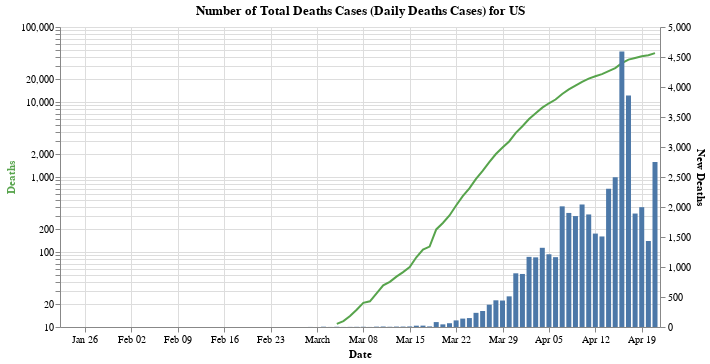

The notebook cell saved with this chart:
### Code cell
#hide_input
_new_bar = alt.Chart(df_country_cases).mark_bar().encode(
    alt.X('Date:T'),
    alt.Y('New Deaths:Q'),
    tooltip = list(df_country_cases)
)

_total_line = alt.Chart(df_country_cases[df_country_cases['Deaths'] > 10]).mark_line(color='#57A44C').encode(
    alt.X('Date:T'),
    alt.Y('Deaths:Q', axis=alt.Axis(titleColor='#57A44C'), scale=alt.Scale(type='log')),
    tooltip = list(df_country_cases)
)

alt.layer(_total_line, _new_bar).properties(
    width = 600,
    title = f'Number of Total Deaths Cases (Daily Deaths Cases) for {country}'
).resolve_scale(y='independent')

### Figure 1 — Vega-Lite specification as saved in the notebook (floating-point values rounded to 4 significant figures)
{"config": {"view": {"continuousWidth": 400, "continuousHeight": 300}}, "layer": [{"data": {"name": "data-5267c8c512aa76967c2a966469cccd41"}, "mark": {"type": "line", "color": "#57A44C"}, "encoding": {"tooltip": [{"type": "temporal", "field": "Date"}, {"type": "quantitative", "field": "Cases"}, {"type": "quantitative", "field": "Deaths"}, {"type": "quantitative", "field": "Recovered"}, {"type": "quantitative", "field": "Active"}, {"type": "quantitative", "field": "New Cases"}, {"type": "quantitative", "field": "New Deaths"}, {"type": "quantitative", "field": "New Recovered"}, {"type": "quantitative", "field": "New Active"}, {"type": "quantitative", "field": "Deaths_Rate"}, {"type": "quantitative", "field": "Recovered_Rate"}], "x": {"type": "temporal", "field": "Date"}, "y": {"type": "quantitative", "axis": {"titleColor": "#57A44C"}, "field": "Deaths", "scale": {"type": "log"}}}}, {"data": {"name": "data-63439063bc360e5303772d8eb6285d15"}, "mark": "bar", "encoding": {"tooltip": [{"type": "temporal", "field": "Date"}, {"type": "quantitative", "field": "Cases"}, {"type": "quantitative", "field": "Deaths"}, {"type": "quantitative", "field": "Recovered"}, {"type": "quantitative", "field": "Active"}, {"type": "quantitative", "field": "New Cases"}, {"type": "quantitative", "field": "New Deaths"}, {"type": "quantitative", "field": "New Recovered"}, {"type": "quantitative", "field": "New Active"}, {"type": "quantitative", "field": "Deaths_Rate"}, {"type": "quantitative", "field": "Recovered_Rate"}], "x": {"type": "temporal", "field": "Date"}, "y": {"type": "quantitative", "field": "New Deaths"}}}], "resolve": {"scale": {"y": "independent"}}, "title": "Number of Total Deaths Cases (Daily Deaths Cases) for US", "width": 600, "$schema": "https://vega.github.io/schema/vega-lite/v4.8.1.json", "datasets": {"data-5267c8c512aa76967c2a966469cccd41": [{"Date": "2020-03-04T00:00:00", "Cases": 149, "Deaths": 11, "Recovered": 7, "Active": 131, "New Cases": 31.0, "New Deaths": 4.0, "New Recovered": 0.0, "New Active": 27.0, "Deaths_Rate": 0.07383, "Recovered_Rate": 0.04698}, {"Date": "2020-03-05T00:00:00", "Cases": 217, "Deaths": 12, "Recovered": 7, "Active": 198, "New Cases": 68.0, "New Deaths": 1.0, "New Recovered": 0.0, "New Active": 67.0, "Deaths_Rate": 0.0553, "Recovered_Rate": 0.03226}, {"Date": "2020-03-06T00:00:00", "Cases": 262, "Deaths": 14, "Recovered": 7, "Active": 241, "New Cases": 45.0, "New Deaths": 2.0, "New Recovered": 0.0, "New Active": 43.0, "Deaths_Rate": 0.05344, "Recovered_Rate": 0.02672}, {"Date": "2020-03-07T00:00:00", "Cases": 402, "Deaths": 17, "Recovered": 7, "Active": 378, "New Cases": 140.0, "New Deaths": 3.0, "New Recovered": 0.0, "New Active": 137.0, "Deaths_Rate": 0.04229, "Recovered_Rate": 0.01741}, {"Date": "2020-03-08T00:00:00", "Cases": 518, "Deaths": 21, "Recovered": 7, "Active": 490, "New Cases": 116.0, "New Deaths": 4.0, "New Recovered": 0.0, "New Active": 112.0, "Deaths_Rate": 0.04054, "Recovered_Rate": 0.01351}, {"Date": "2020-03-09T00:00:00", "Cases": 583, "Deaths": 22, "Recovered": 7, "Active": 554, "New Cases": 65.0, "New Deaths": 1.0, "New Recovered": 0.0, "New Active": 64.0, "Deaths_Rate": 0.03774, "Recovered_Rate": 0.01201}, {"Date": "2020-03-10T00:00:00", "Cases": 959, "Deaths": 28, "Recovered": 8, "Active": 923, "New Cases": 376.0, "New Deaths": 6.0, "New Recovered": 1.0, "New Active": 369.0, "Deaths_Rate": 0.0292, "Recovered_Rate": 0.008342}, {"Date": "2020-03-11T00:00:00", "Cases": 1281, "Deaths": 36, "Recovered": 8, "Active": 1237, "New Cases": 322.0, "New Deaths": 8.0, "New Recovered": 0.0, "New Active": 314.0, "Deaths_Rate": 0.0281, "Recovered_Rate": 0.006245}, {"Date": "2020-03-12T00:00:00", "Cases": 1663, "Deaths": 40, "Recovered": 12, "Active": 1611, "New Cases": 382.0, "New Deaths": 4.0, "New Recovered": 4.0, "New Active": 374.0, "Deaths_Rate": 0.02405, "Recovered_Rate": 0.007216}, {"Date": "2020-03-13T00:00:00", "Cases": 2179, "Deaths": 47, "Recovered": 12, "Active": 2120, "New Cases": 516.0, "New Deaths": 7.0, "New Recovered": 0.0, "New Active": 509.0, "Deaths_Rate": 0.02157, "Recovered_Rate": 0.005507}, {"Date": "2020-03-14T00:00:00", "Cases": 2727, "Deaths": 54, "Recovered": 12, "Active": 2661, "New Cases": 548.0, "New Deaths": 7.0, "New Recovered": 0.0, "New Active": 541.0, "Deaths_Rate": 0.0198, "Recovered_Rate": 0.0044}, {"Date": "2020-03-15T00:00:00", "Cases": 3499, "Deaths": 63, "Recovered": 12, "Active": 3424, "New Cases": 772.0, "New Deaths": 9.0, "New Recovered": 0.0, "New Active": 763.0, "Deaths_Rate": 0.01801, "Recovered_Rate": 0.00343}, {"Date": "2020-03-16T00:00:00", "Cases": 4632, "Deaths": 85, "Recovered": 17, "Active": 4530, "New Cases": 1133.0, "New Deaths": 22.0, "New Recovered": 5.0, "New Active": 1106.0, "Deaths_Rate": 0.01835, "Recovered_Rate": 0.00367}, {"Date": "2020-03-17T00:00:00", "Cases": 6421, "Deaths": 108, "Recovered": 17, "Active": 6296, "New Cases": 1789.0, "New Deaths": 23.0, "New Recovered": 0.0, "New Active": 1766.0, "Deaths_Rate": 0.01682, "Recovered_Rate": 0.002648}, {"Date": "2020-03-18T00:00:00", "Cases": 7783, "Deaths": 118, "Recovered": 105, "Active": 7560, "New Cases": 1362.0, "New Deaths": 10.0, "New Recovered": 88.0, "New Active": 1264.0, "Deaths_Rate": 0.01516, "Recovered_Rate": 0.01349}, {"Date": "2020-03-19T00:00:00", "Cases": 13747, "Deaths": 200, "Recovered": 121, "Active": 13426, "New Cases": 5964.0, "New Deaths": 82.0, "New Recovered": 16.0, "New Active": 5866.0, "Deaths_Rate": 0.01455, "Recovered_Rate": 0.008802}, {"Date": "2020-03-20T00:00:00", "Cases": 19273, "Deaths": 244, "Recovered": 147, "Active": 18882, "New Cases": 5526.0, "New Deaths": 44.0, "New Recovered": 26.0, "New Active": 5456.0, "Deaths_Rate": 0.01266, "Recovered_Rate": 0.007627}, {"Date": "2020-03-21T00:00:00", "Cases": 25600, "Deaths": 307, "Recovered": 176, "Active": 25117, "New Cases": 6327.0, "New Deaths": 63.0, "New Recovered": 29.0, "New Active": 6235.0, "Deaths_Rate": 0.01199, "Recovered_Rate": 0.006875}, {"Date": "2020-03-22T00:00:00", "Cases": 33276, "Deaths": 417, "Recovered": 178, "Active": 32681, "New Cases": 7676.0, "New Deaths": 110.0, "New Recovered": 2.0, "New Active": 7564.0, "Deaths_Rate": 0.01253, "Recovered_Rate": 0.005349}, {"Date": "2020-03-23T00:00:00", "Cases": 43843, "Deaths": 557, "Recovered": 178, "Active": 43108, "New Cases": 10570.0, "New Deaths": 140.0, "New Recovered": 0.0, "New Active": 10430.0, "Deaths_Rate": 0.0127, "Recovered_Rate": 0.00406}, {"Date": "2020-03-24T00:00:00", "Cases": 53736, "Deaths": 706, "Recovered": 348, "Active": 52682, "New Cases": 9893.0, "New Deaths": 149.0, "New Recovered": 170.0, "New Active": 9574.0, "Deaths_Rate": 0.01314, "Recovered_Rate": 0.006476}, {"Date": "2020-03-25T00:00:00", "Cases": 65778, "Deaths": 942, "Recovered": 361, "Active": 64475, "New Cases": 12040.0, "New Deaths": 236.0, "New Recovered": 13.0, "New Active": 11790.0, "Deaths_Rate": 0.01432, "Recovered_Rate": 0.005488}, {"Date": "2020-03-26T00:00:00", "Cases": 83836, "Deaths": 1209, "Recovered": 681, "Active": 81946, "New Cases": 18060.0, "New Deaths": 267.0, "New Recovered": 320.0, "New Active": 17470.0, "Deaths_Rate": 0.01442, "Recovered_Rate": 0.008123}, {"Date": "2020-03-27T00:00:00", "Cases": 101657, "Deaths": 1581, "Recovered": 869, "Active": 99207, "New Cases": 17820.0, "New Deaths": 372.0, "New Recovered": 188.0, "New Active": 17260.0, "Deaths_Rate": 0.01555, "Recovered_Rate": 0.008548}, {"Date": "2020-03-28T00:00:00", "Cases": 121465, "Deaths": 2026, "Recovered": 1072, "Active": 118367, "New Cases": 19810.0, "New Deaths": 445.0, "New Recovered": 203.0, "New Active": 19160.0, "Deaths_Rate": 0.01668, "Recovered_Rate": 0.008826}, {"Date": "2020-03-29T00:00:00", "Cases": 140909, "Deaths": 2467, "Recovered": 2665, "Active": 135777, "New Cases": 19440.0, "New Deaths": 441.0, "New Recovered": 1593.0, "New Active": 17410.0, "Deaths_Rate": 0.01751, "Recovered_Rate": 0.01891}, {"Date": "2020-03-30T00:00:00", "Cases": 161831, "Deaths": 2978, "Recovered": 5644, "Active": 153209, "New Cases": 20920.0, "New Deaths": 511.0, "New Recovered": 2979.0, "New Active": 17430.0, "Deaths_Rate": 0.0184, "Recovered_Rate": 0.03488}, {"Date": "2020-03-31T00:00:00", "Cases": 188172, "Deaths": 3873, "Recovered": 7024, "Active": 177275, "New Cases": 26340.0, "New Deaths": 895.0, "New Recovered": 1380.0, "New Active": 24070.0, "Deaths_Rate": 0.02058, "Recovered_Rate": 0.03733}, {"Date": "2020-04-01T00:00:00", "Cases": 213372, "Deaths": 4757, "Recovered": 8474, "Active": 200141, "New Cases": 25200.0, "New Deaths": 884.0, "New Recovered": 1450.0, "New Active": 22870.0, "Deaths_Rate": 0.02229, "Recovered_Rate": 0.03971}, {"Date": "2020-04-02T00:00:00", "Cases": 243762, "Deaths": 5926, "Recovered": 9001, "Active": 228835, "New Cases": 30390.0, "New Deaths": 1169.0, "New Recovered": 527.0, "New Active": 28690.0, "Deaths_Rate": 0.02431, "Recovered_Rate": 0.03693}, {"Date": "2020-04-03T00:00:00", "Cases": 275586, "Deaths": 7087, "Recovered": 9707, "Active": 258792, "New Cases": 31820.0, "New Deaths": 1161.0, "New Recovered": 706.0, "New Active": 29960.0, "Deaths_Rate": 0.02572, "Recovered_Rate": 0.03522}, {"Date": "2020-04-04T00:00:00", "Cases": 308853, "Deaths": 8407, "Recovered": 14652, "Active": 285794, "New Cases": 33270.0, "New Deaths": 1320.0, "New Recovered": 4945.0, "New Active": 27000.0, "Deaths_Rate": 0.02722, "Recovered_Rate": 0.04744}, {"Date": "2020-04-05T00:00:00", "Cases": 337072, "Deaths": 9619, "Recovered": 17448, "Active": 310005, "New Cases": 28220.0, "New Deaths": 1212.0, "New Recovered": 2796.0, "New Active": 24210.0, "Deaths_Rate": 0.02854, "Recovered_Rate": 0.05176}, {"Date": "2020-04-06T00:00:00", "Cases": 366667, "Deaths": 10783, "Recovered": 19581, "Active": 336303, "New Cases": 29600.0, "New Deaths": 1164.0, "New Recovered": 2133.0, "New Active": 26300.0, "Deaths_Rate": 0.02941, "Recovered_Rate": 0.0534}, {"Date": "2020-04-07T00:00:00", "Cases": 397505, "Deaths": 12794, "Recovered": 21763, "Active": 362948, "New Cases": 30840.0, "New Deaths": 2011.0, "New Recovered": 2182.0, "New Active": 26640.0, "Deaths_Rate": 0.03219, "Recovered_Rate": 0.05475}, {"Date": "2020-04-08T00:00:00", "Cases": 429052, "Deaths": 14695, "Recovered": 23559, "Active": 390798, "New Cases": 31550.0, "New Deaths": 1901.0, "New Recovered": 1796.0, "New Active": 27850.0, "Deaths_Rate": 0.03425, "Recovered_Rate": 0.05491}, {"Date": "2020-04-09T00:00:00", "Cases": 462780, "Deaths": 16544, "Recovered": 25410, "Active": 420826, "New Cases": 33730.0, "New Deaths": 1849.0, "New Recovered": 1851.0, "New Active": 30030.0, "Deaths_Rate": 0.03575, "Recovered_Rate": 0.05491}, {"Date": "2020-04-10T00:00:00", "Cases": 496535, "Deaths": 18586, "Recovered": 28790, "Active": 449159, "New Cases": 33760.0, "New Deaths": 2042.0, "New Recovered": 3380.0, "New Active": 28330.0, "Deaths_Rate": 0.03743, "Recovered_Rate": 0.05798}, {"Date": "2020-04-11T00:00:00", "Cases": 526396, "Deaths": 20462, "Recovered": 31270, "Active": 474664, "New Cases": 29860.0, "New Deaths": 1876.0, "New Recovered": 2480.0, "New Active": 25500.0, "Deaths_Rate": 0.03887, "Recovered_Rate": 0.0594}, {"Date": "2020-04-12T00:00:00", "Cases": 555313, "Deaths": 22019, "Recovered": 32988, "Active": 500306, "New Cases": 28920.0, "New Deaths": 1557.0, "New Recovered": 1718.0, "New Active": 25640.0, "Deaths_Rate": 0.03965, "Recovered_Rate": 0.0594}, {"Date": "2020-04-13T00:00:00", "Cases": 580619, "Deaths": 23528, "Recovered": 43482, "Active": 513609, "New Cases": 25310.0, "New Deaths": 1509.0, "New Recovered": 10490.0, "New Active": 13300.0, "Deaths_Rate": 0.04052, "Recovered_Rate": 0.07489}, {"Date": "2020-04-14T00:00:00", "Cases": 607670, "Deaths": 25831, "Recovered": 47763, "Active": 534076, "New Cases": 27050.0, "New Deaths": 2303.0, "New Recovered": 4281.0, "New Active": 20470.0, "Deaths_Rate": 0.04251, "Recovered_Rate": 0.0786}, {"Date": "2020-04-15T00:00:00", "Cases": 636350, "Deaths": 28325, "Recovered": 52096, "Active": 555929, "New Cases": 28680.0, "New Deaths": 2494.0, "New Recovered": 4333.0, "New Active": 21850.0, "Deaths_Rate": 0.04451, "Recovered_Rate": 0.08187}, {"Date": "2020-04-16T00:00:00", "Cases": 667592, "Deaths": 32916, "Recovered": 54703, "Active": 579973, "New Cases": 31240.0, "New Deaths": 4591.0, "New Recovered": 2607.0, "New Active": 24040.0, "Deaths_Rate": 0.04931, "Recovered_Rate": 0.08194}, {"Date": "2020-04-17T00:00:00", "Cases": 699706, "Deaths": 36773, "Recovered": 58545, "Active": 604388, "New Cases": 32110.0, "New Deaths": 3857.0, "New Recovered": 3842.0, "New Active": 24420.0, "Deaths_Rate": 0.05255, "Recovered_Rate": 0.08367}, {"Date": "2020-04-18T00:00:00", "Cases": 732197, "Deaths": 38664, "Recovered": 64840, "Active": 628693, "New Cases": 32490.0, "New Deaths": 1891.0, "New Recovered": 6295.0, "New Active": 24300.0, "Deaths_Rate": 0.05281, "Recovered_Rate": 0.08856}, {"Date": "2020-04-19T00:00:00", "Cases": 759086, "Deaths": 40661, "Recovered": 70337, "Active": 648088, "New Cases": 26890.0, "New Deaths": 1997.0, "New Recovered": 5497.0, "New Active": 19400.0, "Deaths_Rate": 0.05357, "Recovered_Rate": 0.09266}, {"Date": "2020-04-20T00:00:00", "Cases": 784326, "Deaths": 42094, "Recovered": 72329, "Active": 669903, "New Cases": 25240.0, "New Deaths": 1433.0, "New Recovered": 1992.0, "New Active": 21820.0, "Deaths_Rate": 0.05367, "Recovered_Rate": 0.09222}, {"Date": "2020-04-21T00:00:00", "Cases": 823786, "Deaths": 44845, "Recovered": 75204, "Active": 703737, "New Cases": 39460.0, "New Deaths": 2751.0, "New Recovered": 2875.0, "New Active": 33830.0, "Deaths_Rate": 0.05444, "Recovered_Rate": 0.09129}], "data-63439063bc360e5303772d8eb6285d15": [{"Date": "2020-01-22T00:00:00", "Cases": 1, "Deaths": 0, "Recovered": 0, "Active": 1, "New Cases": null, "New Deaths": null, "New Recovered": null, "New Active": null, "Deaths_Rate": 0.0, "Recovered_Rate": 0.0}, {"Date": "2020-01-23T00:00:00", "Cases": 1, "Deaths": 0, "Recovered": 0, "Active": 1, "New Cases": 0.0, "New Deaths": 0.0, "New Recovered": 0.0, "New Active": 0.0, "Deaths_Rate": 0.0, "Recovered_Rate": 0.0}, {"Date": "2020-01-24T00:00:00", "Cases": 2, "Deaths": 0, "Recovered": 0, "Active": 2, "New Cases": 1.0, "New Deaths": 0.0, "New Recovered": 0.0, "New Active": 1.0, "Deaths_Rate": 0.0, "Recovered_Rate": 0.0}, {"Date": "2020-01-25T00:00:00", "Cases": 2, "Deaths": 0, "Recovered": 0, "Active": 2, "New Cases": 0.0, "New Deaths": 0.0, "New Recovered": 0.0, "New Active": 0.0, "Deaths_Rate": 0.0, "Recovered_Rate": 0.0}, {"Date": "2020-01-26T00:00:00", "Cases": 5, "Deaths": 0, "Recovered": 0, "Active": 5, "New Cases": 3.0, "New Deaths": 0.0, "New Recovered": 0.0, "New Active": 3.0, "Deaths_Rate": 0.0, "Recovered_Rate": 0.0}, {"Date": "2020-01-27T00:00:00", "Cases": 5, "Deaths": 0, "Recovered": 0, "Active": 5, "New Cases": 0.0, "New Deaths": 0.0, "New Recovered": 0.0, "New Active": 0.0, "Deaths_Rate": 0.0, "Recovered_Rate": 0.0}, {"Date": "2020-01-28T00:00:00", "Cases": 5, "Deaths": 0, "Recovered": 0, "Active": 5, "New Cases": 0.0, "New Deaths": 0.0, "New Recovered": 0.0, "New Active": 0.0, "Deaths_Rate": 0.0, "Recovered_Rate": 0.0}, {"Date": "2020-01-29T00:00:00", "Cases": 5, "Deaths": 0, "Recovered": 0, "Active": 5, "New Cases": 0.0, "New Deaths": 0.0, "New Recovered": 0.0, "New Active": 0.0, "Deaths_Rate": 0.0, "Recovered_Rate": 0.0}, {"Date": "2020-01-30T00:00:00", "Cases": 5, "Deaths": 0, "Recovered": 0, "Active": 5, "New Cases": 0.0, "New Deaths": 0.0, "New Recovered": 0.0, "New Active": 0.0, "Deaths_Rate": 0.0, "Recovered_Rate": 0.0}, {"Date": "2020-01-31T00:00:00", "Cases": 7, "Deaths": 0, "Recovered": 0, "Active": 7, "New Cases": 2.0, "New Deaths": 0.0, "New Recovered": 0.0, "New Active": 2.0, "Deaths_Rate": 0.0, "Recovered_Rate": 0.0}, {"Date": "2020-02-01T00:00:00", "Cases": 8, "Deaths": 0, "Recovered": 0, "Active": 8, "New Cases": 1.0, "New Deaths": 0.0, "New Recovered": 0.0, "New Active": 1.0, "Deaths_Rate": 0.0, "Recovered_Rate": 0.0}, {"Date": "2020-02-02T00:00:00", "Cases": 8, "Deaths": 0, "Recovered": 0, "Active": 8, "New Cases": 0.0, "New Deaths": 0.0, "New Recovered": 0.0, "New Active": 0.0, "Deaths_Rate": 0.0, "Recovered_Rate": 0.0}, {"Date": "2020-02-03T00:00:00", "Cases": 11, "Deaths": 0, "Recovered": 0, "Active": 11, "New Cases": 3.0, "New Deaths": 0.0, "New Recovered": 0.0, "New Active": 3.0, "Deaths_Rate": 0.0, "Recovered_Rate": 0.0}, {"Date": "2020-02-04T00:00:00", "Cases": 11, "Deaths": 0, "Recovered": 0, "Active": 11, "New Cases": 0.0, "New Deaths": 0.0, "New Recovered": 0.0, "New Active": 0.0, "Deaths_Rate": 0.0, "Recovered_Rate": 0.0}, {"Date": "2020-02-05T00:00:00", "Cases": 11, "Deaths": 0, "Recovered": 0, "Active": 11, "New Cases": 0.0, "New Deaths": 0.0, "New Recovered": 0.0, "New Active": 0.0, "Deaths_Rate": 0.0, "Recovered_Rate": 0.0}, {"Date": "2020-02-06T00:00:00", "Cases": 11, "Deaths": 0, "Recovered": 0, "Active": 11, "New Cases": 0.0, "New Deaths": 0.0, "New Recovered": 0.0, "New Active": 0.0, "Deaths_Rate": 0.0, "Recovered_Rate": 0.0}, {"Date": "2020-02-07T00:00:00", "Cases": 11, "Deaths": 0, "Recovered": 0, "Active": 11, "New Cases": 0.0, "New Deaths": 0.0, "New Recovered": 0.0, "New Active": 0.0, "Deaths_Rate": 0.0, "Recovered_Rate": 0.0}, {"Date": "2020-02-08T00:00:00", "Cases": 11, "Deaths": 0, "Recovered": 0, "Active": 11, "New Cases": 0.0, "New Deaths": 0.0, "New Recovered": 0.0, "New Active": 0.0, "Deaths_Rate": 0.0, "Recovered_Rate": 0.0}, {"Date": "2020-02-09T00:00:00", "Cases": 11, "Deaths": 0, "Recovered": 3, "Active": 8, "New Cases": 0.0, "New Deaths": 0.0, "New Recovered": 3.0, "New Active": -3.0, "Deaths_Rate": 0.0, "Recovered_Rate": 0.2727}, {"Date": "2020-02-10T00:00:00", "Cases": 11, "Deaths": 0, "Recovered": 3, "Active": 8, "New Cases": 0.0, "New Deaths": 0.0, "New Recovered": 0.0, "New Active": 0.0, "Deaths_Rate": 0.0, "Recovered_Rate": 0.2727}, {"Date": "2020-02-11T00:00:00", "Cases": 12, "Deaths": 0, "Recovered": 3, "Active": 9, "New Cases": 1.0, "New Deaths": 0.0, "New Recovered": 0.0, "New Active": 1.0, "Deaths_Rate": 0.0, "Recovered_Rate": 0.25}, {"Date": "2020-02-12T00:00:00", "Cases": 12, "Deaths": 0, "Recovered": 3, "Active": 9, "New Cases": 0.0, "New Deaths": 0.0, "New Recovered": 0.0, "New Active": 0.0, "Deaths_Rate": 0.0, "Recovered_Rate": 0.25}, {"Date": "2020-02-13T00:00:00", "Cases": 13, "Deaths": 0, "Recovered": 3, "Active": 10, "New Cases": 1.0, "New Deaths": 0.0, "New Recovered": 0.0, "New Active": 1.0, "Deaths_Rate": 0.0, "Recovered_Rate": 0.2308}, {"Date": "2020-02-14T00:00:00", "Cases": 13, "Deaths": 0, "Recovered": 3, "Active": 10, "New Cases": 0.0, "New Deaths": 0.0, "New Recovered": 0.0, "New Active": 0.0, "Deaths_Rate": 0.0, "Recovered_Rate": 0.2308}, {"Date": "2020-02-15T00:00:00", "Cases": 13, "Deaths": 0, "Recovered": 3, "Active": 10, "New Cases": 0.0, "New Deaths": 0.0, "New Recovered": 0.0, "New Active": 0.0, "Deaths_Rate": 0.0, "Recovered_Rate": 0.2308}, {"Date": "2020-02-16T00:00:00", "Cases": 13, "Deaths": 0, "Recovered": 3, "Active": 10, "New Cases": 0.0, "New Deaths": 0.0, "New Recovered": 0.0, "New Active": 0.0, "Deaths_Rate": 0.0, "Recovered_Rate": 0.2308}, {"Date": "2020-02-17T00:00:00", "Cases": 13, "Deaths": 0, "Recovered": 3, "Active": 10, "New Cases": 0.0, "New Deaths": 0.0, "New Recovered": 0.0, "New Active": 0.0, "Deaths_Rate": 0.0, "Recovered_Rate": 0.2308}, {"Date": "2020-02-18T00:00:00", "Cases": 13, "Deaths": 0, "Recovered": 3, "Active": 10, "New Cases": 0.0, "New Deaths": 0.0, "New Recovered": 0.0, "New Active": 0.0, "Deaths_Rate": 0.0, "Recovered_Rate": 0.2308}, {"Date": "2020-02-19T00:00:00", "Cases": 13, "Deaths": 0, "Recovered": 3, "Active": 10, "New Cases": 0.0, "New Deaths": 0.0, "New Recovered": 0.0, "New Active": 0.0, "Deaths_Rate": 0.0, "Recovered_Rate": 0.2308}, {"Date": "2020-02-20T00:00:00", "Cases": 13, "Deaths": 0, "Recovered": 3, "Active": 10, "New Cases": 0.0, "New Deaths": 0.0, "New Recovered": 0.0, "New Active": 0.0, "Deaths_Rate": 0.0, "Recovered_Rate": 0.2308}, {"Date": "2020-02-21T00:00:00", "Cases": 15, "Deaths": 0, "Recovered": 5, "Active": 10, "New Cases": 2.0, "New Deaths": 0.0, "New Recovered": 2.0, "New Active": 0.0, "Deaths_Rate": 0.0, "Recovered_Rate": 0.3333}, {"Date": "2020-02-22T00:00:00", "Cases": 15, "Deaths": 0, "Recovered": 5, "Active": 10, "New Cases": 0.0, "New Deaths": 0.0, "New Recovered": 0.0, "New Active": 0.0, "Deaths_Rate": 0.0, "Recovered_Rate": 0.3333}, {"Date": "2020-02-23T00:00:00", "Cases": 15, "Deaths": 0, "Recovered": 5, "Active": 10, "New Cases": 0.0, "New Deaths": 0.0, "New Recovered": 0.0, "New Active": 0.0, "Deaths_Rate": 0.0, "Recovered_Rate": 0.3333}, {"Date": "2020-02-24T00:00:00", "Cases": 51, "Deaths": 0, "Recovered": 5, "Active": 46, "New Cases": 36.0, "New Deaths": 0.0, "New Recovered": 0.0, "New Active": 36.0, "Deaths_Rate": 0.0, "Recovered_Rate": 0.09804}, {"Date": "2020-02-25T00:00:00", "Cases": 51, "Deaths": 0, "Recovered": 6, "Active": 45, "New Cases": 0.0, "New Deaths": 0.0, "New Recovered": 1.0, "New Active": -1.0, "Deaths_Rate": 0.0, "Recovered_Rate": 0.1176}, {"Date": "2020-02-26T00:00:00", "Cases": 57, "Deaths": 0, "Recovered": 6, "Active": 51, "New Cases": 6.0, "New Deaths": 0.0, "New Recovered": 0.0, "New Active": 6.0, "Deaths_Rate": 0.0, "Recovered_Rate": 0.1053}, {"Date": "2020-02-27T00:00:00", "Cases": 58, "Deaths": 0, "Recovered": 6, "Active": 52, "New Cases": 1.0, "New Deaths": 0.0, "New Recovered": 0.0, "New Active": 1.0, "Deaths_Rate": 0.0, "Recovered_Rate": 0.1034}, {"Date": "2020-02-28T00:00:00", "Cases": 60, "Deaths": 0, "Recovered": 7, "Active": 53, "New Cases": 2.0, "New Deaths": 0.0, "New Recovered": 1.0, "New Active": 1.0, "Deaths_Rate": 0.0, "Recovered_Rate": 0.1167}, {"Date": "2020-02-29T00:00:00", "Cases": 68, "Deaths": 1, "Recovered": 7, "Active": 60, "New Cases": 8.0, "New Deaths": 1.0, "New Recovered": 0.0, "New Active": 7.0, "Deaths_Rate": 0.01471, "Recovered_Rate": 0.1029}, {"Date": "2020-03-01T00:00:00", "Cases": 74, "Deaths": 1, "Recovered": 7, "Active": 66, "New Cases": 6.0, "New Deaths": 0.0, "New Recovered": 0.0, "New Active": 6.0, "Deaths_Rate": 0.01351, "Recovered_Rate": 0.09459}, {"Date": "2020-03-02T00:00:00", "Cases": 98, "Deaths": 6, "Recovered": 7, "Active": 85, "New Cases": 24.0, "New Deaths": 5.0, "New Recovered": 0.0, "New Active": 19.0, "Deaths_Rate": 0.06122, "Recovered_Rate": 0.07143}, {"Date": "2020-03-03T00:00:00", "Cases": 118, "Deaths": 7, "Recovered": 7, "Active": 104, "New Cases": 20.0, "New Deaths": 1.0, "New Recovered": 0.0, "New Active": 19.0, "Deaths_Rate": 0.05932, "Recovered_Rate": 0.05932}, {"Date": "2020-03-04T00:00:00", "Cases": 149, "Deaths": 11, "Recovered": 7, "Active": 131, "New Cases": 31.0, "New Deaths": 4.0, "New Recovered": 0.0, "New Active": 27.0, "Deaths_Rate": 0.07383, "Recovered_Rate": 0.04698}, {"Date": "2020-03-05T00:00:00", "Cases": 217, "Deaths": 12, "Recovered": 7, "Active": 198, "New Cases": 68.0, "New Deaths": 1.0, "New Recovered": 0.0, "New Active": 67.0, "Deaths_Rate": 0.0553, "Recovered_Rate": 0.03226}, {"Date": "2020-03-06T00:00:00", "Cases": 262, "Deaths": 14, "Recovered": 7, "Active": 241, "New Cases": 45.0, "New Deaths": 2.0, "New Recovered": 0.0, "New Active": 43.0, "Deaths_Rate": 0.05344, "Recovered_Rate": 0.02672}, {"Date": "2020-03-07T00:00:00", "Cases": 402, "Deaths": 17, "Recovered": 7, "Active": 378, "New Cases": 140.0, "New Deaths": 3.0, "New Recovered": 0.0, "New Active": 137.0, "Deaths_Rate": 0.04229, "Recovered_Rate": 0.01741}, {"Date": "2020-03-08T00:00:00", "Cases": 518, "Deaths": 21, "Recovered": 7, "Active": 490, "New Cases": 116.0, "New Deaths": 4.0, "New Recovered": 0.0, "New Active": 112.0, "Deaths_Rate": 0.04054, "Recovered_Rate": 0.01351}, {"Date": "2020-03-09T00:00:00", "Cases": 583, "Deaths": 22, "Recovered": 7, "Active": 554, "New Cases": 65.0, "New Deaths": 1.0, "New Recovered": 0.0, "New Active": 64.0, "Deaths_Rate": 0.03774, "Recovered_Rate": 0.01201}, {"Date": "2020-03-10T00:00:00", "Cases": 959, "Deaths": 28, "Recovered": 8, "Active": 923, "New Cases": 376.0, "New Deaths": 6.0, "New Recovered": 1.0, "New Active": 369.0, "Deaths_Rate": 0.0292, "Recovered_Rate": 0.008342}, {"Date": "2020-03-11T00:00:00", "Cases": 1281, "Deaths": 36, "Recovered": 8, "Active": 1237, "New Cases": 322.0, "New Deaths": 8.0, "New Recovered": 0.0, "New Active": 314.0, "Deaths_Rate": 0.0281, "Recovered_Rate": 0.006245}, {"Date": "2020-03-12T00:00:00", "Cases": 1663, "Deaths": 40, "Recovered": 12, "Active": 1611, "New Cases": 382.0, "New Deaths": 4.0, "New Recovered": 4.0, "New Active": 374.0, "Deaths_Rate": 0.02405, "Recovered_Rate": 0.007216}, {"Date": "2020-03-13T00:00:00", "Cases": 2179, "Deaths": 47, "Recovered": 12, "Active": 2120, "New Cases": 516.0, "New Deaths": 7.0, "New Recovered": 0.0, "New Active": 509.0, "Deaths_Rate": 0.02157, "Recovered_Rate": 0.005507}, {"Date": "2020-03-14T00:00:00", "Cases": 2727, "Deaths": 54, "Recovered": 12, "Active": 2661, "New Cases": 548.0, "New Deaths": 7.0, "New Recovered": 0.0, "New Active": 541.0, "Deaths_Rate": 0.0198, "Recovered_Rate": 0.0044}, {"Date": "2020-03-15T00:00:00", "Cases": 3499, "Deaths": 63, "Recovered": 12, "Active": 3424, "New Cases": 772.0, "New Deaths": 9.0, "New Recovered": 0.0, "New Active": 763.0, "Deaths_Rate": 0.01801, "Recovered_Rate": 0.00343}, {"Date": "2020-03-16T00:00:00", "Cases": 4632, "Deaths": 85, "Recovered": 17, "Active": 4530, "New Cases": 1133.0, "New Deaths": 22.0, "New Recovered": 5.0, "New Active": 1106.0, "Deaths_Rate": 0.01835, "Recovered_Rate": 0.00367}, {"Date": "2020-03-17T00:00:00", "Cases": 6421, "Deaths": 108, "Recovered": 17, "Active": 6296, "New Cases": 1789.0, "New Deaths": 23.0, "New Recovered": 0.0, "New Active": 1766.0, "Deaths_Rate": 0.01682, "Recovered_Rate": 0.002648}, {"Date": "2020-03-18T00:00:00", "Cases": 7783, "Deaths": 118, "Recovered": 105, "Active": 7560, "New Cases": 1362.0, "New Deaths": 10.0, "New Recovered": 88.0, "New Active": 1264.0, "Deaths_Rate": 0.01516, "Recovered_Rate": 0.01349}, {"Date": "2020-03-19T00:00:00", "Cases": 13747, "Deaths": 200, "Recovered": 121, "Active": 13426, "New Cases": 5964.0, "New Deaths": 82.0, "New Recovered": 16.0, "New Active": 5866.0, "Deaths_Rate": 0.01455, "Recovered_Rate": 0.008802}, {"Date": "2020-03-20T00:00:00", "Cases": 19273, "Deaths": 244, "Recovered": 147, "Active": 18882, "New Cases": 5526.0, "New Deaths": 44.0, "New Recovered": 26.0, "New Active": 5456.0, "Deaths_Rate": 0.01266, "Recovered_Rate": 0.007627}, {"Date": "2020-03-21T00:00:00", "Cases": 25600, "Deaths": 307, "Recovered": 176, "Active": 25117, "New Cases": 6327.0, "New Deaths": 63.0, "New Recovered": 29.0, "New Active": 6235.0, "Deaths_Rate": 0.01199, "Recovered_Rate": 0.006875}, {"Date": "2020-03-22T00:00:00", "Cases": 33276, "Deaths": 417, "Recovered": 178, "Active": 32681, "New Cases": 7676.0, "New Deaths": 110.0, "New Recovered": 2.0, "New Active": 7564.0, "Deaths_Rate": 0.01253, "Recovered_Rate": 0.005349}, {"Date": "2020-03-23T00:00:00", "Cases": 43843, "Deaths": 557, "Recovered": 178, "Active": 43108, "New Cases": 10570.0, "New Deaths": 140.0, "New Recovered": 0.0, "New Active": 10430.0, "Deaths_Rate": 0.0127, "Recovered_Rate": 0.00406}, {"Date": "2020-03-24T00:00:00", "Cases": 53736, "Deaths": 706, "Recovered": 348, "Active": 52682, "New Cases": 9893.0, "New Deaths": 149.0, "New Recovered": 170.0, "New Active": 9574.0, "Deaths_Rate": 0.01314, "Recovered_Rate": 0.006476}, {"Date": "2020-03-25T00:00:00", "Cases": 65778, "Deaths": 942, "Recovered": 361, "Active": 64475, "New Cases": 12040.0, "New Deaths": 236.0, "New Recovered": 13.0, "New Active": 11790.0, "Deaths_Rate": 0.01432, "Recovered_Rate": 0.005488}, {"Date": "2020-03-26T00:00:00", "Cases": 83836, "Deaths": 1209, "Recovered": 681, "Active": 81946, "New Cases": 18060.0, "New Deaths": 267.0, "New Recovered": 320.0, "New Active": 17470.0, "Deaths_Rate": 0.01442, "Recovered_Rate": 0.008123}, {"Date": "2020-03-27T00:00:00", "Cases": 101657, "Deaths": 1581, "Recovered": 869, "Active": 99207, "New Cases": 17820.0, "New Deaths": 372.0, "New Recovered": 188.0, "New Active": 17260.0, "Deaths_Rate": 0.01555, "Recovered_Rate": 0.008548}, {"Date": "2020-03-28T00:00:00", "Cases": 121465, "Deaths": 2026, "Recovered": 1072, "Active": 118367, "New Cases": 19810.0, "New Deaths": 445.0, "New Recovered": 203.0, "New Active": 19160.0, "Deaths_Rate": 0.01668, "Recovered_Rate": 0.008826}, {"Date": "2020-03-29T00:00:00", "Cases": 140909, "Deaths": 2467, "Recovered": 2665, "Active": 135777, "New Cases": 19440.0, "New Deaths": 441.0, "New Recovered": 1593.0, "New Active": 17410.0, "Deaths_Rate": 0.01751, "Recovered_Rate": 0.01891}, {"Date": "2020-03-30T00:00:00", "Cases": 161831, "Deaths": 2978, "Recovered": 5644, "Active": 153209, "New Cases": 20920.0, "New Deaths": 511.0, "New Recovered": 2979.0, "New Active": 17430.0, "Deaths_Rate": 0.0184, "Recovered_Rate": 0.03488}, {"Date": "2020-03-31T00:00:00", "Cases": 188172, "Deaths": 3873, "Recovered": 7024, "Active": 177275, "New Cases": 26340.0, "New Deaths": 895.0, "New Recovered": 1380.0, "New Active": 24070.0, "Deaths_Rate": 0.02058, "Recovered_Rate": 0.03733}, {"Date": "2020-04-01T00:00:00", "Cases": 213372, "Deaths": 4757, "Recovered": 8474, "Active": 200141, "New Cases": 25200.0, "New Deaths": 884.0, "New Recovered": 1450.0, "New Active": 22870.0, "Deaths_Rate": 0.02229, "Recovered_Rate": 0.03971}, {"Date": "2020-04-02T00:00:00", "Cases": 243762, "Deaths": 5926, "Recovered": 9001, "Active": 228835, "New Cases": 30390.0, "New Deaths": 1169.0, "New Recovered": 527.0, "New Active": 28690.0, "Deaths_Rate": 0.02431, "Recovered_Rate": 0.03693}, {"Date": "2020-04-03T00:00:00", "Cases": 275586, "Deaths": 7087, "Recovered": 9707, "Active": 258792, "New Cases": 31820.0, "New Deaths": 1161.0, "New Recovered": 706.0, "New Active": 29960.0, "Deaths_Rate": 0.02572, "Recovered_Rate": 0.03522}, {"Date": "2020-04-04T00:00:00", "Cases": 308853, "Deaths": 8407, "Recovered": 14652, "Active": 285794, "New Cases": 33270.0, "New Deaths": 1320.0, "New Recovered": 4945.0, "New Active": 27000.0, "Deaths_Rate": 0.02722, "Recovered_Rate": 0.04744}, {"Date": "2020-04-05T00:00:00", "Cases": 337072, "Deaths": 9619, "Recovered": 17448, "Active": 310005, "New Cases": 28220.0, "New Deaths": 1212.0, "New Recovered": 2796.0, "New Active": 24210.0, "Deaths_Rate": 0.02854, "Recovered_Rate": 0.05176}, {"Date": "2020-04-06T00:00:00", "Cases": 366667, "Deaths": 10783, "Recovered": 19581, "Active": 336303, "New Cases": 29600.0, "New Deaths": 1164.0, "New Recovered": 2133.0, "New Active": 26300.0, "Deaths_Rate": 0.02941, "Recovered_Rate": 0.0534}, {"Date": "2020-04-07T00:00:00", "Cases": 397505, "Deaths": 12794, "Recovered": 21763, "Active": 362948, "New Cases": 30840.0, "New Deaths": 2011.0, "New Recovered": 2182.0, "New Active": 26640.0, "Deaths_Rate": 0.03219, "Recovered_Rate": 0.05475}, {"Date": "2020-04-08T00:00:00", "Cases": 429052, "Deaths": 14695, "Recovered": 23559, "Active": 390798, "New Cases": 31550.0, "New Deaths": 1901.0, "New Recovered": 1796.0, "New Active": 27850.0, "Deaths_Rate": 0.03425, "Recovered_Rate": 0.05491}, {"Date": "2020-04-09T00:00:00", "Cases": 462780, "Deaths": 16544, "Recovered": 25410, "Active": 420826, "New Cases": 33730.0, "New Deaths": 1849.0, "New Recovered": 1851.0, "New Active": 30030.0, "Deaths_Rate": 0.03575, "Recovered_Rate": 0.05491}, {"Date": "2020-04-10T00:00:00", "Cases": 496535, "Deaths": 18586, "Recovered": 28790, "Active": 449159, "New Cases": 33760.0, "New Deaths": 2042.0, "New Recovered": 3380.0, "New Active": 28330.0, "Deaths_Rate": 0.03743, "Recovered_Rate": 0.05798}, {"Date": "2020-04-11T00:00:00", "Cases": 526396, "Deaths": 20462, "Recovered": 31270, "Active": 474664, "New Cases": 29860.0, "New Deaths": 1876.0, "New Recovered": 2480.0, "New Active": 25500.0, "Deaths_Rate": 0.03887, "Recovered_Rate": 0.0594}, {"Date": "2020-04-12T00:00:00", "Cases": 555313, "Deaths": 22019, "Recovered": 32988, "Active": 500306, "New Cases": 28920.0, "New Deaths": 1557.0, "New Recovered": 1718.0, "New Active": 25640.0, "Deaths_Rate": 0.03965, "Recovered_Rate": 0.0594}, {"Date": "2020-04-13T00:00:00", "Cases": 580619, "Deaths": 23528, "Recovered": 43482, "Active": 513609, "New Cases": 25310.0, "New Deaths": 1509.0, "New Recovered": 10490.0, "New Active": 13300.0, "Deaths_Rate": 0.04052, "Recovered_Rate": 0.07489}, {"Date": "2020-04-14T00:00:00", "Cases": 607670, "Deaths": 25831, "Recovered": 47763, "Active": 534076, "New Cases": 27050.0, "New Deaths": 2303.0, "New Recovered": 4281.0, "New Active": 20470.0, "Deaths_Rate": 0.04251, "Recovered_Rate": 0.0786}, {"Date": "2020-04-15T00:00:00", "Cases": 636350, "Deaths": 28325, "Recovered": 52096, "Active": 555929, "New Cases": 28680.0, "New Deaths": 2494.0, "New Recovered": 4333.0, "New Active": 21850.0, "Deaths_Rate": 0.04451, "Recovered_Rate": 0.08187}, {"Date": "2020-04-16T00:00:00", "Cases": 667592, "Deaths": 32916, "Recovered": 54703, "Active": 579973, "New Cases": 31240.0, "New Deaths": 4591.0, "New Recovered": 2607.0, "New Active": 24040.0, "Deaths_Rate": 0.04931, "Recovered_Rate": 0.08194}, {"Date": "2020-04-17T00:00:00", "Cases": 699706, "Deaths": 36773, "Recovered": 58545, "Active": 604388, "New Cases": 32110.0, "New Deaths": 3857.0, "New Recovered": 3842.0, "New Active": 24420.0, "Deaths_Rate": 0.05255, "Recovered_Rate": 0.08367}, {"Date": "2020-04-18T00:00:00", "Cases": 732197, "Deaths": 38664, "Recovered": 64840, "Active": 628693, "New Cases": 32490.0, "New Deaths": 1891.0, "New Recovered": 6295.0, "New Active": 24300.0, "Deaths_Rate": 0.05281, "Recovered_Rate": 0.08856}, {"Date": "2020-04-19T00:00:00", "Cases": 759086, "Deaths": 40661, "Recovered": 70337, "Active": 648088, "New Cases": 26890.0, "New Deaths": 1997.0, "New Recovered": 5497.0, "New Active": 19400.0, "Deaths_Rate": 0.05357, "Recovered_Rate": 0.09266}, {"Date": "2020-04-20T00:00:00", "Cases": 784326, "Deaths": 42094, "Recovered": 72329, "Active": 669903, "New Cases": 25240.0, "New Deaths": 1433.0, "New Recovered": 1992.0, "New Active": 21820.0, "Deaths_Rate": 0.05367, "Recovered_Rate": 0.09222}, {"Date": "2020-04-21T00:00:00", "Cases": 823786, "Deaths": 44845, "Recovered": 75204, "Active": 703737, "New Cases": 39460.0, "New Deaths": 2751.0, "New Recovered": 2875.0, "New Active": 33830.0, "Deaths_Rate": 0.05444, "Recovered_Rate": 0.09129}]}}
